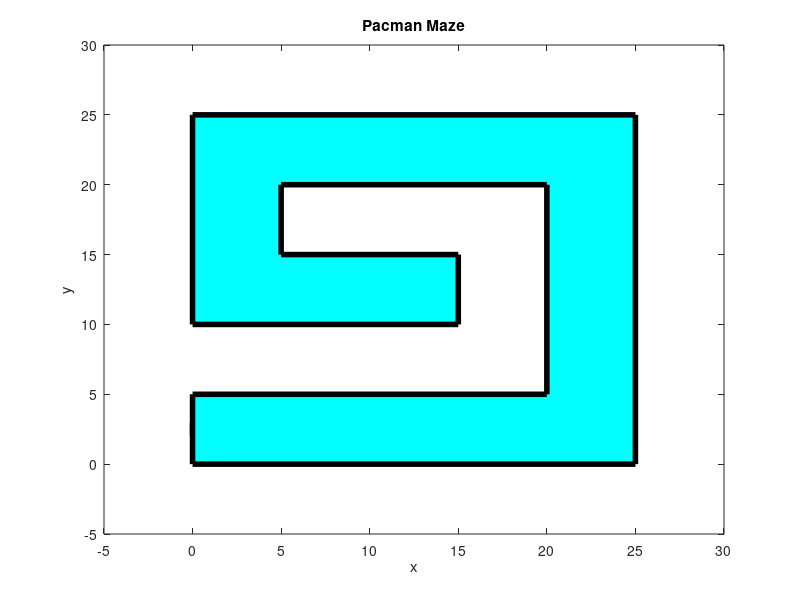
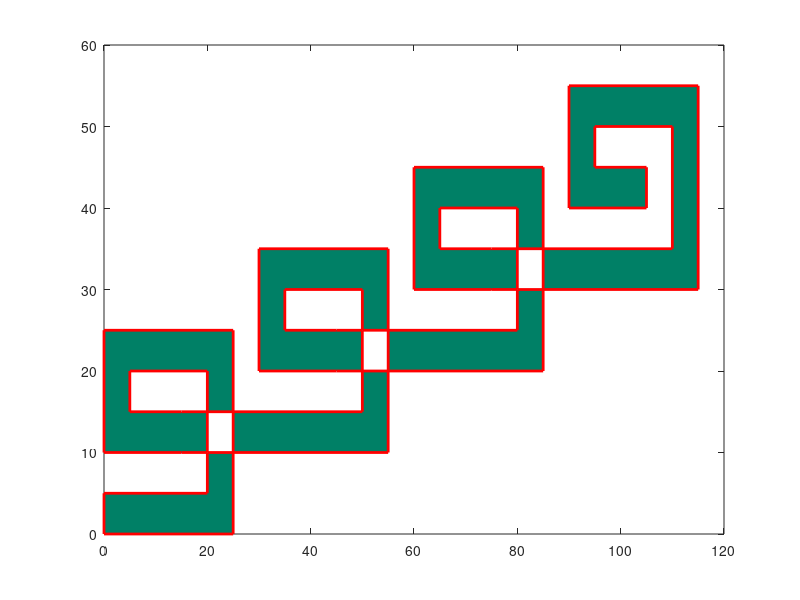

These charts were generated, in order, by the following MATLAB code: (Note: this script raises an error after producing the figures.)
%% Lab 7 by Cole Bardin Section 62
%% Pacman Game!
%% Questions 1-2
clc, clear, close all

xcoords = [0, 1, 2, 3, 2, 3, 2, 1, 0];
ycoords = [2, 1, 1, 2, 2.5, 3, 4, 4, 3];
zcoords = [1, 1, 1, 1, 1, 1, 1, 1, 1];

pacman = [xcoords; ycoords; zcoords];

fill(pacman(1,:), pacman(2,:), 'y', 'LineWidth', 4)
axis([-1,5, -1, 5])
title("Cole's Pacman Image")
ylabel('y')
xlabel('x')

% Question 3
hold on
plot(2,3.25, 'o', 'MarkerSize', 20, 'MarkerFaceColor','k')

%% Questions 4-5
clc, clear, close all
translate = @(dx,dy) [1,0,dx;0,1,dy;0,0,1];
rotate = @(d) [cosd(d), -sind(d), 0; sind(d), cosd(d), 0; 0,0,1];
scale = @(k) [k, 0, 0; 0, k, 0; 0, 0, 1];

Q4 = [5;8;1];
translate(3,5)*Q4

V1 = rotate(30) * rotate(60) * [7;24;1]
V2 = rotate(90) * [7;24;1]

% Question 6
x_maze = [0, 25, 25, 0, 0, 15, 15, 5, 5, 20, 20, 0];
y_maze = [0, 0, 25, 25, 10, 10, 15, 15, 20, 20, 5, 5];

fill(x_maze, y_maze, 'cyan', 'LineWidth',4)
title("Pacman Maze")
xlabel("x")
ylabel("y")
axis([-5, 30, -5, 30])

%% Question 7
clc, clear, close all
xcoords = [0, 1, 2, 3, 2, 3, 2, 1, 0];
ycoords = [2, 1, 1, 2, 2.5, 3, 4, 4, 3];
zcoords = [1, 1, 1, 1, 1, 1, 1, 1, 1];

pacman = [xcoords; ycoords; zcoords];
x_maze = [0, 25, 25, 0, 0, 15, 15, 5, 5, 20, 20, 0];
y_maze = [0, 0, 25, 25, 10, 10, 15, 15, 20, 20, 5, 5];

translate = @(dx,dy) [1,0,dx;0,1,dy;0,0,1];
rotate = @(d) [cosd(d), -sind(d), 0; sind(d), cosd(d), 0; 0,0,1];
scale = @(k) [k, 0, 0; 0, k, 0; 0, 0, 1];
% a)
% Insert second Loop for the PACMAN maze
x_maze = [ x_maze(1:6) x_maze+30 x_maze(7:12)];
y_maze = [ y_maze(1:6) y_maze+10 y_maze(7:12)];

% b)
% Insert 3rd and 4th Loops for PACMAN maze
x_maze = [ x_maze(1:12) x_maze+60 x_maze(13:24)];
y_maze = [ y_maze(1:12) y_maze+20 y_maze(13:24)];

f1 = figure(); % Handle for a new figure
mymap = [cool; hot; summer; jet]; % Combine more than one colormap for exotic effects
colormap(mymap)
% Enlarge figure to almost full screen.
set(gcf, 'Units', 'Normalized', 'OuterPosition', [0.1, 0.1 0.9, 0.9])
% Plot your maze using fill and the fancy custom colormap named mymap
Cfill = rand(size(x_maze)); % random color fill using the colormap
fill(x_maze, y_maze, Cfill, 'LineWidth', 2, 'EdgeColor', 'red')
hold on % we will add more items soon.
% Fine tune the axes
ax = gca; ax.Color = [0, 0, 0.4]; % dark blue background
axis equal tight
axis([-5, 120, -5, 60])
set(gca, 'Color', 'black')

% Store and plot all eight turning points
TP = [22.5 22.5 2.5 2.5; 2.5 22.5 22.5 12.5]; % turning points in the first loop
TP = [TP, TP + [30;10], TP + 2*[30;10], TP + 3*[30;10]]; % concatenate with TPs in the second loop

plot(TP(1,:), TP(2,:), 'h', 'MarkerSize',16, 'MarkerEdgeColor','b', 'MarkerfaceColor','y');
pacman_handle = fill(pacman(1,:),pacman(2,:),'y', 'LineWidth', 2);

black_jewel_handle = plot(105, 42.5, 'd', 'MarkerFaceColor','k', 'MarkerSize',20);

% add 24 bonus jewels
jewel_locations = [ 12.5 22.5 22.5 12.5 2.5 12.5; 2.5 7.5 17.5 22.5 17.5 12.5]; % the six jewels in loop 1
jewel_locations = [ jewel_locations, jewel_locations + [30;10], jewel_locations + 2*[30;10], jewel_locations + 3*[30;10] ]; % 6 more jewels in loop 2

% Add 12 more jewels in loops 3 and 4
% Just repeat the last line but using 2*[30;10]] instead.
% Bonus depends on color of each jewel
jewel_colors = ["red", "blue", "green", "magenta", "yellow", "cyan"];
jewel_colors = [jewel_colors jewel_colors jewel_colors jewel_colors]; % repeats four times

jewels = []; % vector of handles for each jewel plot
% Plot all the bonus jewels using a for loop
for n = 1:numel(jewel_colors)
    x = jewel_locations(1,n); y = jewel_locations(2,n);
    h = plot(x, y, 'd', 'MarkerSize', 14, 'MarkerFaceColor', jewel_colors(n));
    jewels = [jewels, h];
end
% Add a display message near the bottom
text(40, 0, 'Jewels:', 'FontSize', 20, 'Color', 'red' )

% Question 8% Read each sound file in now so they will play quicker when we are ready.
filename1 = "pacman_beginning.wav";
filename2 = "pacman_intermission.wav";

[music1,Fs1] = audioread(filename1);
[music2,Fs2] = audioread(filename2); 

% Questions 9-10
clc, axis("off")
f1.Color = [0, 0, 0.4];
dx = 0.5; dy = 0.0;% Pacman starts out moving directly to the right.
current_pacman = pacman;
pacman_center = [1.5; 2.5]; % center point of the Pacman figure
score = 0; % points awarded for gobbling jewels
void = [22.5 ; 12.5]; voids = [void void+[30;10] void+[60;20]]; % the three voids
jewel_count = 0; % number of jewels gobbled down by PACMAN
for i =1:1000 % This is more than enough moves.
    current_pacman = translate(dx, dy) * current_pacman;
    pacman_center = pacman_center + [dx; dy];
    
    % Handle bonus jewels (excludes the final black jewel)
    [~,index] = ismember(pacman_center',jewel_locations','rows');
    if index > 0
        jewel = jewels(index);
        x = jewel_locations(1, index); y = jewel_locations(2, index);
        jewel_color = jewel.MarkerFaceColor;
        score = score + 10*sum(jewel_color);
        fprintf('Found a %s jewel at location [%.1f, %.1f] Reward: + %d\n', jewel_colors(index), x, y, 10*sum(jewel_color))
        pacman_handle.FaceColor = jewel_color;
        title_message = strcat("PACMAN SCORE: ", int2str(score) );
        title(title_message, 'Color', 'magenta')
        jewel_count = jewel_count + 1;
        plot(60 + 5*mod(jewel_count-1,6), 5* floor((jewel_count-1)/6), 'd', 'MarkerSize', 14, 'MarkerFaceColor', jewel_color);
        delete(jewel)
        pause(0.4) % extra time delay when a jewel is gobbled
    end
    pause(0.1) % Time delay to create the illusion of an animation.
    delete(pacman_handle)
    
    % Students just need to add code here for crossing the void.
    % Pacman earns 100 points on each crossing of the voids
    if ismember(pacman_center', voids', 'rows')
        % Add code here to handle crossing the void
        % 1. Increase the score by 100
        score = score + 100;
        % 2. Update the title message and display it in the title in magenta
        title_message = strcat("PACMAN SCORE: ", int2str(score) );
        title(title_message, 'Color', 'magenta')
        % 3. Using fprintf, display the requested message in the command window.
        fprintf("Reward for crossing the void: +100 points\n");
        % 4. Play music1 using the sound command.
        sound(music1, Fs1);
        pause(0.4) % extra time delay when a void is crossed
    end
    
    % Handle the turning points.
    % First check if Pacman has arrived at a turning point, all of which
    % are stored in the array TP. If yes, rotate counter-clockwise by 90
    % degrees.
    
    if ismember(pacman_center',TP','rows')
        % Rotate direction of motion 90 degress counter-clockwise
        new_direction = rotate(90) * [dx; dy; 1];
        dx = new_direction(1); dy = new_direction(2);
        
        % Rotate Pacman 90 degrees counter-clockwise
        x = pacman_center(1); y = pacman_center(2); % Get pacman coordinates.
        current_pacman = translate(x, y)*rotate(90)*translate(-x, -y) * current_pacman;
        pacman_handle = fill(current_pacman(1, :), current_pacman(2, :), 'yellow', 'LineWidth', 2);
        % Handle finding the large black jewel. End of the game! Success!!!
    elseif isequal(pacman_center, [105; 42.5])
        % DONE!! SUCCESS!! Pacman found the magic BLACK jewel!
        score = 2 * (score + 50); % Instant 50 points. Then entire score is doubled!
        fprintf('Magic black crystal doubles your score to %d\n',score )
        delete(black_jewel_handle)
        pacman_handle = fill(current_pacman(1, :), current_pacman(2, :), 'yellow', 'LineWidth', 2);
        title_message = strcat('CONGRATULATIONS! SCORE DOUBLED: ', {' '}, int2str(score));
        title(title_message, 'Color', 'magenta')
        fprintf('Congratulations! Pacman has found the magic BLACK crystal and won his eye!\n')
        eye = [0.5; 0.75] + pacman_center; % Give Pacman an eye as a reward!
        plot( eye(1),eye(2), 'bo', 'MarkerFaceColor', 'black', 'MarkerSize', 4)
        break % Game Over!
    else
        pacman_handle = fill(current_pacman(1, :), current_pacman(2, :), 'yellow', 'LineWidth', 2);
    end
end

% Have Pacman flash to celebrate victory!
for n = 1:21 % Flash 21 times
    pause(0.1) % Time delay to create the illusion of flashing.
    delete(pacman_handle)
    if mod(n,2)==0
        pacman_handle = fill(current_pacman(1, :), current_pacman(2, :), 'blue', 'LineWidth', 2);
    else
        pacman_handle = fill(current_pacman(1, :), current_pacman(2, :), 'yellow', 'LineWidth', 2);
    end
    plot( eye(1),eye(2), 'bo', 'MarkerFaceColor', 'blue', 'MarkerSize', 4) % Redraw the eye
end

% At the end of the game, play the second PACMAN music sound.
sound(music2,Fs2);